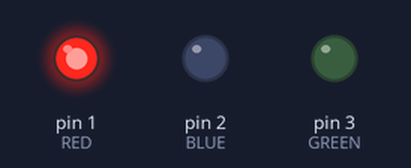
Simulated run of this sketch. Board: Arduino Uno, built with avr-gcc and run on an emulated ATmega328P. Shown: output pins drawn as LEDs (lit = HIGH).

Above: at 0.05 s.
At 1.45 s:
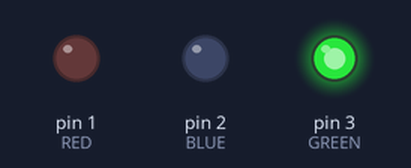
At 2.85 s:
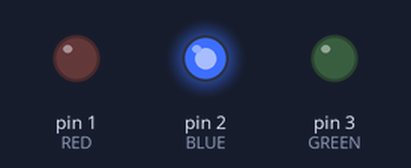
Timing chart, 0 to 3.1 s (numbered marks = the images above):
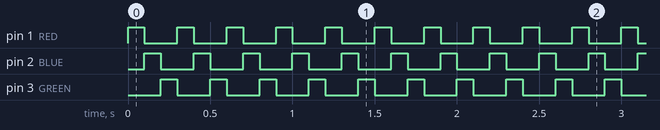

The sketch:

Light_Dance.ino
```cpp
int RED = 1;
int BLUE = 2;
int GREEN = 3;
void setup() {
  pinMode(RED, OUTPUT);
  pinMode(BLUE, OUTPUT);
  pinMode(GREEN, OUTPUT);
}

void loop() {
  digitalWrite(RED, HIGH);
  digitalWrite(BLUE, LOW);
  digitalWrite(GREEN, LOW);
  delay(100);
  digitalWrite(RED, LOW);
  digitalWrite(BLUE, HIGH);
  digitalWrite(GREEN, LOW);
  delay(100);
  digitalWrite(RED, LOW);
  digitalWrite(BLUE, LOW);
  digitalWrite(GREEN, HIGH);
  delay(100);
}
```

Measured:
- by itself, pin 1 (RED), pin 2 (BLUE), pin 3 (GREEN): alternates HIGH for 0.10 s and LOW for 0.20 s
